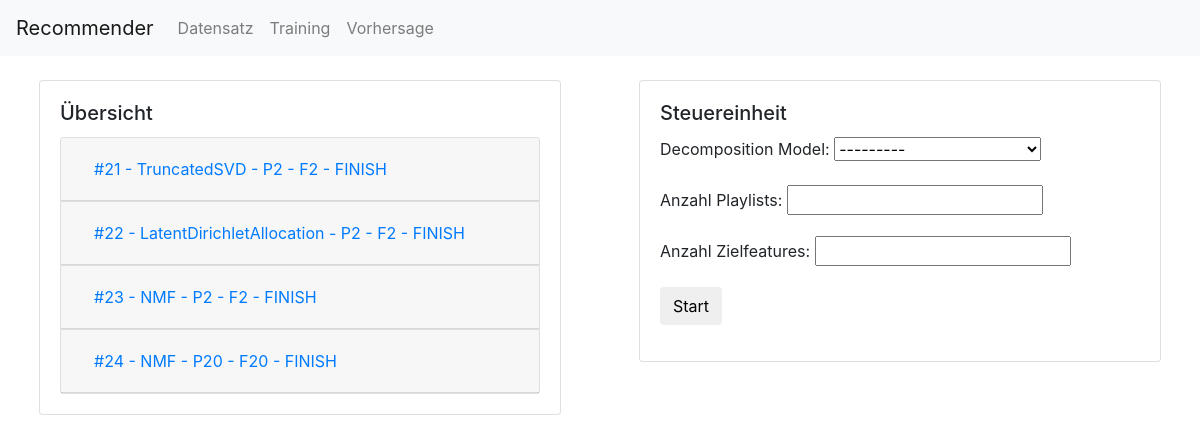
Before: /dataset with the older database file.
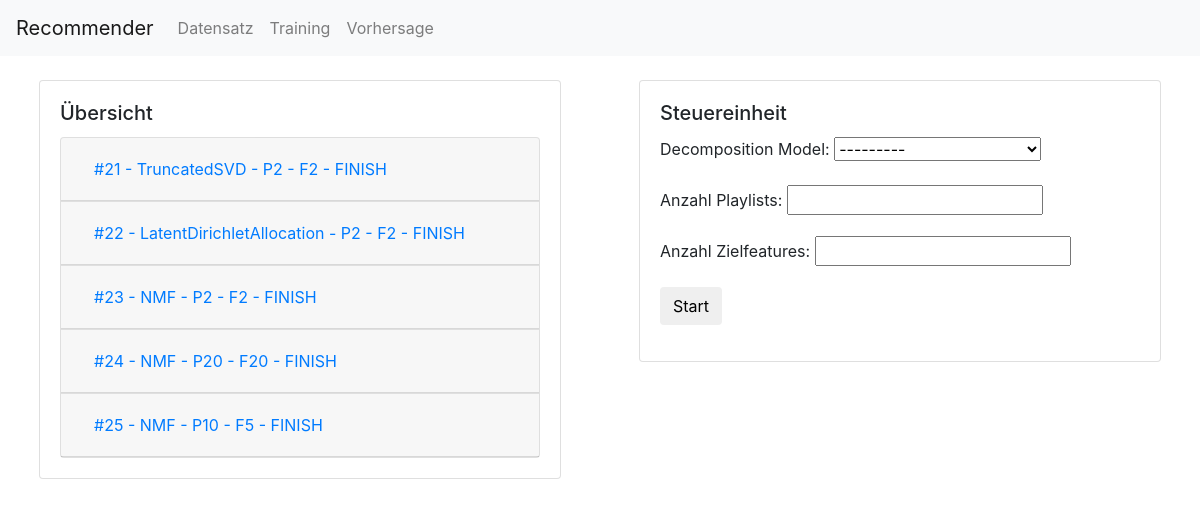
After: the same page with the newer database file.
### recommender/models.py (models this page shows, shortened)
class Preparation_Session(models.Model):
    environment = models.ForeignKey(Environment, on_delete=models.PROTECT)
    decomposition = models.ForeignKey(Decomposition, on_delete=models.PROTECT)
    status = models.CharField(max_length=20)
    num_initial_pids = models.IntegerField()
    num_target_features = models.IntegerField()
    def __str__(self):
        return '#{} - {} - P{} - F{} - {}'.format(self.id, self.decomposition, self.num_initial_pids,
                                                  self.num_target_features, self.status)

class Decomposition(models.Model):
    name = models.CharField(max_length=50)
    def __str__(self):
        return self.name

### recommender/views.py (the view)
# urls.py: url(r'^dataset$', views.dataset, name='dataset'),
def dataset(request):
    if request.method == "POST":
        form = PreparationControlForm(request.POST)
        if form.is_valid():
            preparation_session = form.save(commit=False)
            preparation_session.start()
    preparation_control_form = PreparationControlForm()
    context = {'preparation_control_form': preparation_control_form,
               'preparation_sessions': Preparation_Session.objects.all()}
    return render(request, 'recommender/dataset.html', context)

### recommender/forms.py
class PreparationControlForm(forms.ModelForm):
    class Meta:
        model = Preparation_Session
        fields = ('decomposition', 'num_initial_pids', 'num_target_features')
        labels = {
            'decomposition': _('Decomposition Model'),
            'num_initial_pids': _('Anzahl Playlists'),
            'num_target_features': _('Anzahl Zielfeatures'),
        }

### recommender/templates/recommender/dataset.html (shortened to what this page needs)
{% extends 'recommender/base.html' %}
{% block pagecontent %}
<div class="container-fluid">
    <div class="row">
        <div class="col-sm">
            <div class="card grid-card">
                <div class="card-body">
                    <h5 class="card-title">Übersicht</h5>
                    {% if preparation_sessions %}
                    <div class="accordion" id="preparation-sessions-accordion">
                        {% for session in preparation_sessions %}
                        <div class="card">
                            <div class="card-header" id="heading{{session.id}}">
                                <h5 class="mb-0">
                                    <button class="btn btn-link" type="button" data-toggle="collapse"
                                            data-target="#collapse{{session.id}}" aria-expanded="true"
                                            aria-controls="collapse{{session.id}}">
                                        {{session}}
                                    </button>
                                </h5>
                            </div>
                        </div>
                        {% endfor %}
                    </div>
                    {% else %}
                    <div class="alert alert-info" role="alert">
                        Es wurde keine Aufbereitungssession gefunden!
                    </div>
                    {% endif %}
                </div>
            </div>
        </div>
        <div class="col-sm">
            <div class="card grid-card">
                <div class="card-body">
                    <h5 class="card-title">Steuereinheit</h5>
                    <div class="container">
                        <div class="row">
                            <form method="POST" class="post-form">{% csrf_token %}
                                {{ preparation_control_form.as_p }}
                                <button type="submit" class="save btn btn-default">Start</button>
                            </form>
                        </div>
                    </div>
                </div>
            </div>
        </div>
    </div>
</div>
{% endblock %}

Changed rows visible on the page:
added Preparation_Session: id+decomposition+num_initial_pids "#25 - NMF - P10 - F5 - FINISH"
